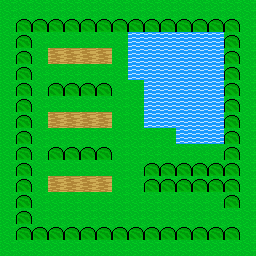

Below is a game level as drawn by its tile map, then a one-line description and the .tmx file that defines it, in full:
An orthogonal 16x16 tile map with 16x16 px tiles, 3 tile layers (layer_0, layer_1, layer_2).

<map version="1.5" tiledversion="1.7.2" orientation="orthogonal" renderorder="right-down" width="16" height="16" tilewidth="16" tileheight="16" infinite="0" nextlayerid="5" nextobjectid="1">
 <editorsettings>
  <export target="quest_3.csv" format="csv" />
 </editorsettings>
 <tileset firstgid="1" name="edit_tileset" tilewidth="16" tileheight="16" tilecount="100" columns="10">
  <image source="../../../edit_tileset.png" width="160" height="160" />
 </tileset>
 <layer id="2" name="layer_0" width="16" height="16">
  <data encoding="csv">
1,1,1,1,1,1,1,1,1,1,1,1,1,1,1,1,
1,1,1,1,1,1,1,1,1,1,1,1,1,1,1,1,
1,1,1,1,1,1,1,1,4,4,4,4,4,4,1,1,
1,1,1,1,1,1,1,1,1,4,4,4,4,4,1,1,
1,1,1,1,1,1,1,1,1,1,4,4,4,4,1,1,
1,1,1,1,1,1,1,1,1,1,1,4,4,4,1,1,
1,1,1,1,1,1,1,1,1,1,1,1,4,4,1,1,
1,1,1,1,1,1,1,1,1,1,1,1,1,4,1,1,
1,1,1,1,1,1,1,1,1,1,1,1,1,1,1,1,
1,1,1,1,1,1,1,1,1,1,1,1,1,1,1,1,
1,1,1,1,1,1,1,1,1,1,1,1,1,1,1,1,
1,1,1,1,1,1,1,1,1,1,1,1,1,1,1,1,
1,1,1,1,1,1,1,1,1,1,1,1,1,1,1,1,
1,1,1,1,1,1,1,1,1,1,1,1,1,1,1,1,
1,1,1,1,1,1,1,1,1,1,1,1,1,1,1,1,
1,1,1,1,1,1,1,1,1,1,1,1,1,1,1,1
</data>
 </layer>
 <layer id="1" name="layer_1" width="16" height="16">
  <data encoding="csv">
0,0,0,0,0,0,0,0,0,0,0,0,0,0,0,0,
0,9,9,9,9,9,9,9,9,9,9,9,9,9,9,0,
0,9,0,0,0,0,0,0,4,0,0,0,0,0,9,0,
0,9,0,5,5,5,5,0,4,0,0,0,0,0,9,0,
0,9,0,0,0,0,0,0,4,4,0,0,0,0,9,0,
0,9,0,9,9,9,9,0,0,4,4,0,0,0,9,0,
0,9,0,0,0,0,0,0,0,4,4,4,4,0,9,0,
0,9,0,5,5,5,5,0,0,4,4,4,4,0,9,0,
0,9,0,0,0,0,0,0,0,0,0,4,4,4,9,0,
0,9,0,9,9,9,9,0,0,0,0,0,0,0,9,0,
0,9,0,0,0,0,0,0,0,9,9,9,9,9,9,0,
0,9,0,5,5,5,5,0,0,9,9,9,9,9,9,0,
0,9,0,0,0,0,0,0,0,0,0,0,0,0,9,0,
0,9,0,0,0,0,0,0,0,0,0,0,0,0,0,0,
0,9,9,9,9,9,9,9,9,9,9,9,9,9,9,0,
0,0,0,0,0,0,0,0,0,0,0,0,0,0,0,0
</data>
 </layer>
 <layer id="4" name="layer_2" width="16" height="16">
  <data encoding="csv">
0,0,0,0,0,0,0,0,0,0,0,0,0,0,0,0,
0,0,0,0,0,0,0,0,0,0,0,0,0,0,0,0,
0,0,0,0,0,0,0,0,0,0,0,0,0,0,0,0,
0,0,0,0,0,0,0,0,0,0,0,0,0,0,0,0,
0,0,0,0,0,0,0,0,0,0,0,0,0,0,0,0,
0,0,0,0,0,0,0,0,0,0,0,0,0,0,0,0,
0,0,0,0,0,0,0,0,0,0,0,0,0,0,0,0,
0,0,0,0,0,0,0,0,0,0,0,0,0,0,0,0,
0,0,0,0,0,0,0,0,0,0,0,0,0,0,0,0,
0,0,0,0,0,0,0,0,0,0,0,0,0,0,0,0,
0,0,0,0,0,0,0,0,0,0,0,0,0,0,0,0,
0,0,0,0,0,0,0,0,0,0,0,0,0,0,0,0,
0,0,0,0,0,0,0,0,0,0,0,0,0,0,0,0,
0,0,0,0,0,0,0,0,0,0,0,0,0,0,0,0,
0,0,0,0,0,0,0,0,0,0,0,0,0,0,0,0,
0,0,0,0,0,0,0,0,0,0,0,0,0,0,0,0
</data>
 </layer>
</map>